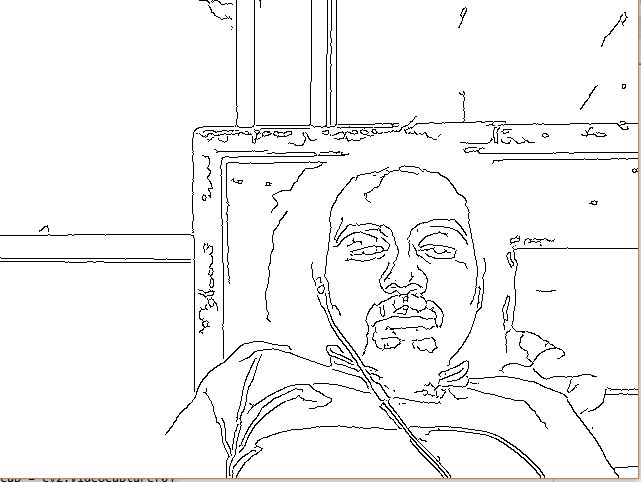
#> input picture Live sketch app/live.JPG, 641 x 482 px, given in place of the camera
$ python 'Live sketch app.py'
#> lines starting #> are read from the running program, lines starting #| are printed output that depends on the picture
#> further down, frame is the input picture: shape (482, 641, 3); mean B, G, R 243.7, 243.9, 244.1
# -*- coding: utf-8 -*-
"""
Created on Wed Feb 21 00:02:07 2018

@author: zaghlollight
"""

import cv2
import numpy as np

# Our sketch generating function
def sketch(image):
    # Convert image to grayscale
    img_gray = cv2.cvtColor(image, cv2.COLOR_BGR2GRAY)

    # Clean up image using Guassian Blur
    img_gray_blur = cv2.GaussianBlur(img_gray, (5,5), 0)
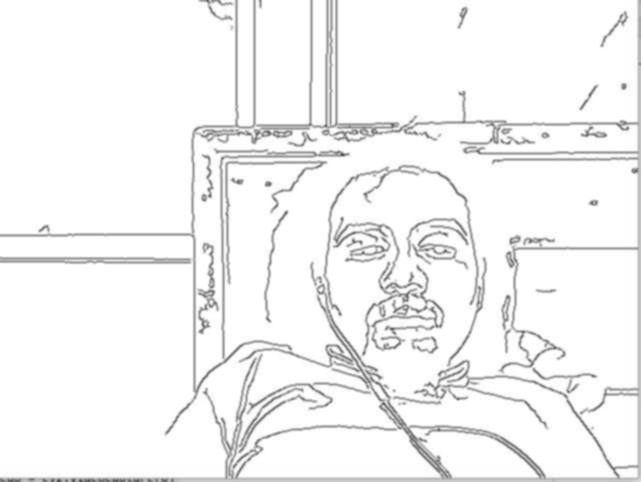
#> img_gray_blur: shape (482, 641); min 72, max 255, mean 243.9

    # Extract edges
    canny_edges = cv2.Canny(img_gray_blur, 10, 70)
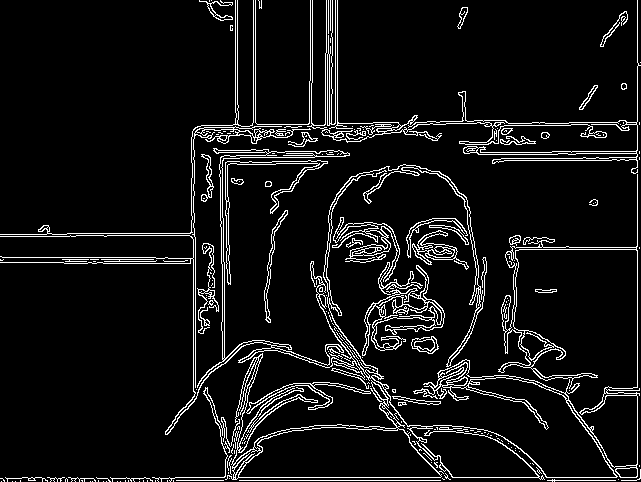
#> canny_edges: shape (482, 641); 7.4% white in thin lines or dots

    # Do an invert binarize the image
    ret, mask = cv2.threshold(canny_edges, 70, 255, cv2.THRESH_BINARY_INV)
#> mask: shape (482, 641); 92.6% white; black in thin lines or dots
    return mask


# Initialize webcam, cap is the object provided by VideoCapture
# It contains a boolean indicating if it was sucessful (ret)
# It also contains the images collected from the webcam (frame)
cap = cv2.VideoCapture(0)

while True:
    ret, frame = cap.read()
    cv2.imshow('Our Live Sketcher', sketch(frame))
    if cv2.waitKey(1) == 13: #13 is the Enter Key
#> (key Esc is pressed here)
        break

# Release camera and close windows
cap.release()
cv2.destroyAllWindows()
